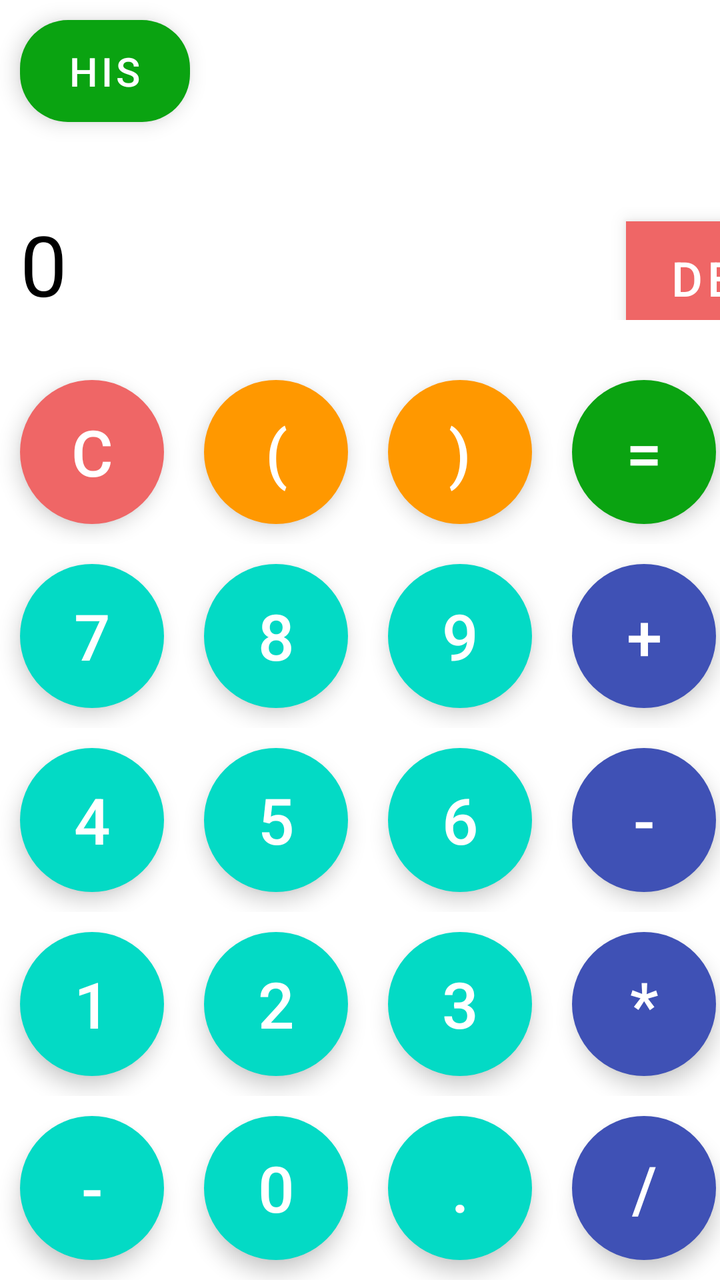
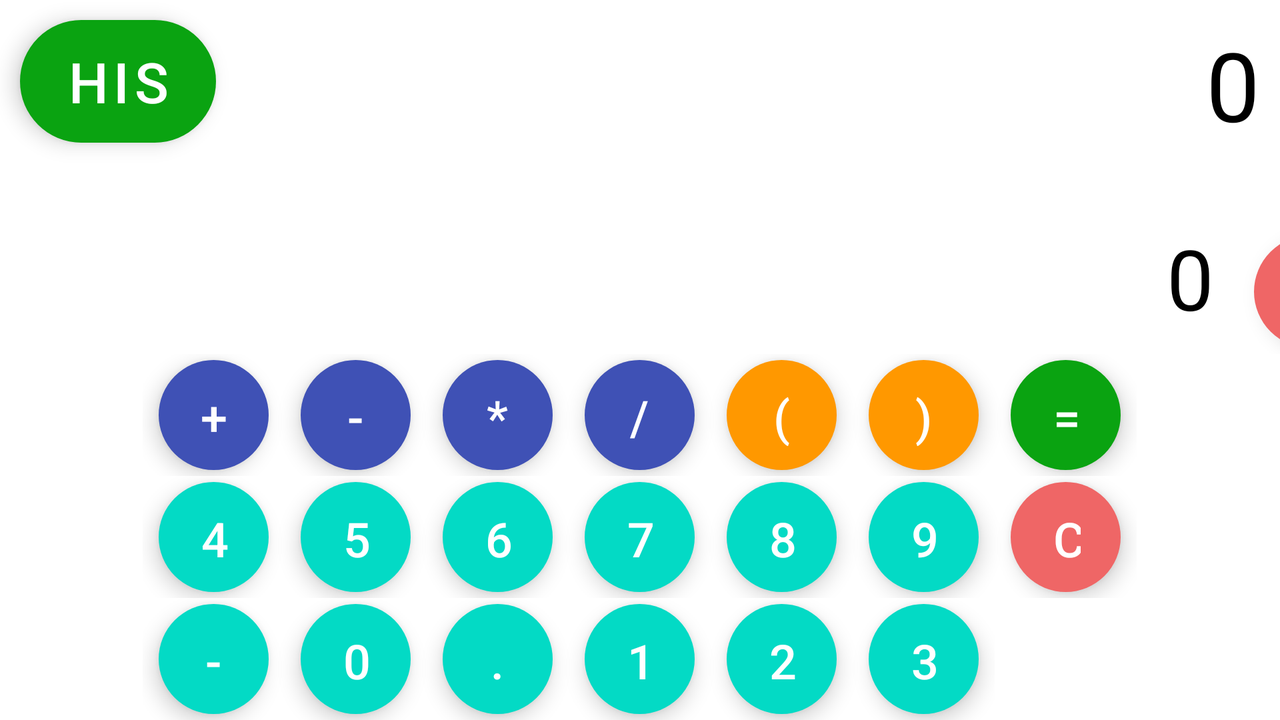

An Android layout and its configuration variant, each rendered on a device that would load it. The default file and the variant file are quoted in full after the pictures.
<!-- AndroidManifest.xml: application theme Theme.BasicCaltor -->
<!-- res/layout/activity_main.xml -->
<?xml version="1.0" encoding="utf-8"?>
<RelativeLayout xmlns:android="http://schemas.android.com/apk/res/android"
    xmlns:app="http://schemas.android.com/apk/res-auto"
    xmlns:tools="http://schemas.android.com/tools"
    android:layout_width="match_parent"
    android:layout_height="match_parent"
    tools:context=".MainActivity">

    <com.google.android.material.button.MaterialButton
        android:id="@+id/bthis"
        style="@style/Widget.MaterialComponents.ExtendedFloatingActionButton"
        android:layout_width="85dp"
        android:layout_height="wrap_content"
        android:layout_margin="10dp"
        android:text="HIS"
        android:textAlignment="center"
        android:textColor="@color/white"
        android:textSize="20dp"
        app:backgroundTint="#0AA311"
        app:cornerRadius="24dp" />

    <TextView
        android:id="@+id/txresult"
        android:layout_width="match_parent"
        android:layout_height="wrap_content"
        android:layout_below="@+id/bthis"
        android:layout_marginTop="10dp"
        android:text=""
        android:textAlignment="textEnd"
        android:textColor="@color/black"
        android:textSize="48dp" />


    <LinearLayout
        android:id="@+id/data"
        android:layout_width="match_parent"
        android:layout_height="wrap_content"
        android:layout_above="@+id/buttons_layout"
        android:layout_marginBottom="20dp"
        android:orientation="horizontal">

        <TextView
            android:id="@+id/txdata"
            android:layout_width="313dp"
            android:layout_height="wrap_content"
            android:lineSpacingMultiplier="2"
            android:paddingHorizontal="10dp"
            android:text="0"
            android:textAlignment="gravity"
            android:textColor="@color/black"
            android:textSize="42dp" />

        <com.google.android.material.button.MaterialButton
            android:id="@+id/btDel"
            style="@style/Widget.MaterialComponents.ExtendedFloatingActionButton"
            android:layout_width="92dp"
            android:layout_height="56dp"
            android:text="DEL"
            android:textColor="@color/white"
            android:textSize="24sp"
            app:backgroundTint="#EF6666" />
    </LinearLayout>

    <LinearLayout
        android:id="@+id/buttons_layout"
        android:layout_width="wrap_content"
        android:layout_height="wrap_content"
        android:layout_alignParentBottom="true"
        android:layout_centerHorizontal="true"
        android:orientation="vertical">

        <LinearLayout
            android:layout_width="wrap_content"
            android:layout_height="wrap_content"
            android:orientation="horizontal"
            android:layout_centerHorizontal="true">

            <com.google.android.material.button.MaterialButton
                android:id="@+id/btC"
                style="@style/Widget.MaterialComponents.ExtendedFloatingActionButton"
                android:layout_width="72dp"
                android:layout_height="72dp"
                android:layout_margin="10dp"
                android:text="C"
                android:textColor="@color/white"
                android:textSize="32dp"
                app:backgroundTint="#EF6666"
                app:cornerRadius="36dp" />

            <com.google.android.material.button.MaterialButton
                android:id="@+id/btOpenBracket"
                style="@style/Widget.MaterialComponents.ExtendedFloatingActionButton"
                android:layout_width="72dp"
                android:layout_height="72dp"
                android:layout_margin="10dp"
                android:text="("
                android:textColor="@color/white"
                android:textSize="32dp"
                app:backgroundTint="#FF9800"
                app:cornerRadius="36dp" />

            <com.google.android.material.button.MaterialButton
                android:id="@+id/btCloseBracket"
                style="@style/Widget.MaterialComponents.ExtendedFloatingActionButton"
                android:layout_width="72dp"
                android:layout_height="72dp"
                android:layout_margin="10dp"
                android:text=")"
                android:textColor="@color/white"
                android:textSize="32dp"
                app:backgroundTint="#FF9800"
                app:cornerRadius="36dp" />

            <com.google.android.material.button.MaterialButton
                android:id="@+id/btEqual"
                style="@style/Widget.MaterialComponents.ExtendedFloatingActionButton"
                android:layout_width="72dp"
                android:layout_height="72dp"
                android:layout_margin="10dp"
                android:text="="
                android:textColor="@color/white"
                android:textSize="32dp"
                app:backgroundTint="#0AA311"
                app:cornerRadius="36dp" />

        </LinearLayout>

        <LinearLayout
            android:layout_width="wrap_content"
            android:layout_height="wrap_content"
            android:orientation="horizontal"
            android:layout_centerHorizontal="true">

            <com.google.android.material.button.MaterialButton
                android:id="@+id/bt7"
                style="@style/Widget.MaterialComponents.ExtendedFloatingActionButton"
                android:layout_width="72dp"
                android:layout_height="72dp"
                android:layout_margin="10dp"
                android:text="7"
                android:textColor="@color/white"
                android:textSize="32dp"
                app:cornerRadius="36dp" />

            <com.google.android.material.button.MaterialButton
                android:id="@+id/bt8"
                style="@style/Widget.MaterialComponents.ExtendedFloatingActionButton"
                android:layout_width="72dp"
                android:layout_height="72dp"
                android:layout_margin="10dp"
                android:text="8"
                android:textColor="@color/white"
                android:textSize="32dp"
                app:cornerRadius="36dp" />

            <com.google.android.material.button.MaterialButton
                android:id="@+id/bt9"
                style="@style/Widget.MaterialComponents.ExtendedFloatingActionButton"
                android:layout_width="72dp"
                android:layout_height="72dp"
                android:layout_margin="10dp"
                android:text="9"
                android:textColor="@color/white"
                android:textSize="32dp"
                app:cornerRadius="36dp" />

            <com.google.android.material.button.MaterialButton
                android:id="@+id/btplus"
                style="@style/Widget.MaterialComponents.ExtendedFloatingActionButton"
                android:layout_width="72dp"
                android:layout_height="72dp"
                android:layout_margin="10dp"
                android:text="+"
                android:textColor="@color/white"
                android:textSize="32dp"
                app:backgroundTint="#3F51B5"
                app:cornerRadius="36dp" />

        </LinearLayout>

        <LinearLayout
            android:layout_width="wrap_content"
            android:layout_height="wrap_content"
            android:orientation="horizontal"
            android:layout_centerHorizontal="true">

            <com.google.android.material.button.MaterialButton
                android:id="@+id/bt4"
                style="@style/Widget.MaterialComponents.ExtendedFloatingActionButton"
                android:layout_width="72dp"
                android:layout_height="72dp"
                android:layout_margin="10dp"
                android:text="4"
                android:textColor="@color/white"
                android:textSize="32dp"
                app:cornerRadius="36dp" />

            <com.google.android.material.button.MaterialButton
                android:id="@+id/bt5"
                style="@style/Widget.MaterialComponents.ExtendedFloatingActionButton"
                android:layout_width="72dp"
                android:layout_height="72dp"
                android:layout_margin="10dp"
                android:text="5"
                android:textColor="@color/white"
                android:textSize="32dp"
                app:cornerRadius="36dp" />

            <com.google.android.material.button.MaterialButton
                android:id="@+id/bt6"
                style="@style/Widget.MaterialComponents.ExtendedFloatingActionButton"
                android:layout_width="72dp"
                android:layout_height="72dp"
                android:layout_margin="10dp"
                android:text="6"
                android:textColor="@color/white"
                android:textSize="32dp"
                app:cornerRadius="36dp" />

            <com.google.android.material.button.MaterialButton
                android:id="@+id/btminus"
                style="@style/Widget.MaterialComponents.ExtendedFloatingActionButton"
                android:layout_width="72dp"
                android:layout_height="72dp"
                android:layout_margin="10dp"
                android:text="-"
                android:textColor="@color/white"
                android:textSize="32dp"
                app:backgroundTint="#3F51B5"
                app:cornerRadius="36dp" />

        </LinearLayout>

        <LinearLayout
            android:layout_width="wrap_content"
            android:layout_height="wrap_content"
            android:orientation="horizontal"
            android:layout_centerHorizontal="true">

            <com.google.android.material.button.MaterialButton
                android:id="@+id/bt1"
                style="@style/Widget.MaterialComponents.ExtendedFloatingActionButton"
                android:layout_width="72dp"
                android:layout_height="72dp"
                android:layout_margin="10dp"
                android:text="1"
                android:textColor="@color/white"
                android:textSize="32dp"
                app:cornerRadius="36dp" />

            <com.google.android.material.button.MaterialButton
                android:id="@+id/bt2"
                style="@style/Widget.MaterialComponents.ExtendedFloatingActionButton"
                android:layout_width="72dp"
                android:layout_height="72dp"
                android:layout_margin="10dp"
                android:text="2"
                android:textColor="@color/white"
                android:textSize="32dp"
                app:cornerRadius="36dp" />

            <com.google.android.material.button.MaterialButton
                android:id="@+id/bt3"
                style="@style/Widget.MaterialComponents.ExtendedFloatingActionButton"
                android:layout_width="72dp"
                android:layout_height="72dp"
                android:layout_margin="10dp"
                android:text="3"
                android:textColor="@color/white"
                android:textSize="32dp"
                app:cornerRadius="36dp" />

            <com.google.android.material.button.MaterialButton
                android:id="@+id/btmulti"
                style="@style/Widget.MaterialComponents.ExtendedFloatingActionButton"
                android:layout_width="72dp"
                android:layout_height="72dp"
                android:layout_margin="10dp"
                android:text="*"
                android:textColor="@color/white"
                android:textSize="32dp"
                app:backgroundTint="#3F51B5"
                app:cornerRadius="36dp" />

        </LinearLayout>

        <LinearLayout
            android:layout_width="wrap_content"
            android:layout_height="wrap_content"
            android:orientation="horizontal"
            android:layout_centerHorizontal="true">

            <com.google.android.material.button.MaterialButton
                android:id="@+id/btneg"
                style="@style/Widget.MaterialComponents.ExtendedFloatingActionButton"
                android:layout_width="72dp"
                android:layout_height="72dp"
                android:layout_margin="10dp"
                android:text="-"
                android:textColor="@color/white"
                android:textSize="32dp"
                app:cornerRadius="36dp" />

            <com.google.android.material.button.MaterialButton
                android:id="@+id/bt0"
                style="@style/Widget.MaterialComponents.ExtendedFloatingActionButton"
                android:layout_width="72dp"
                android:layout_height="72dp"
                android:layout_margin="10dp"
                android:text="0"
                android:textColor="@color/white"
                android:textSize="32dp"
                app:cornerRadius="36dp" />

            <com.google.android.material.button.MaterialButton
                android:id="@+id/btdot"
                style="@style/Widget.MaterialComponents.ExtendedFloatingActionButton"
                android:layout_width="72dp"
                android:layout_height="72dp"
                android:layout_margin="10dp"
                android:text="."
                android:textColor="@color/white"
                android:textSize="32dp"
                app:cornerRadius="36dp" />

            <com.google.android.material.button.MaterialButton
                android:id="@+id/btdiv"
                style="@style/Widget.MaterialComponents.ExtendedFloatingActionButton"
                android:layout_width="72dp"
                android:layout_height="72dp"
                android:layout_margin="10dp"
                android:text="/"
                android:textColor="@color/white"
                android:textSize="32dp"
                app:backgroundTint="#3F51B5"
                app:cornerRadius="36dp" />

        </LinearLayout>

    </LinearLayout>

</RelativeLayout>
<!-- resources referenced by this layout -->
<resources>
  <style name="Theme.BasicCaltor" parent="Theme.MaterialComponents.DayNight.DarkActionBar">
          
          <item name="colorPrimary">@color/purple_500</item>
          <item name="colorPrimaryVariant">@color/purple_700</item>
          <item name="colorOnPrimary">@color/white</item>
          
          <item name="colorSecondary">@color/teal_200</item>
          <item name="colorSecondaryVariant">@color/teal_700</item>
          <item name="colorOnSecondary">@color/black</item>
          
          <item name="android:statusBarColor">?attr/colorPrimaryVariant</item>
          
      </style>
</resources>
<!-- res/layout-land/activity_main.xml (the repository's variant of the layout above) -->
<!-- drawn on the phone turned sideways -->
<?xml version="1.0" encoding="utf-8"?>
<RelativeLayout xmlns:android="http://schemas.android.com/apk/res/android"
    xmlns:app="http://schemas.android.com/apk/res-auto"
    xmlns:tools="http://schemas.android.com/tools"
    android:layout_width="match_parent"
    android:layout_height="match_parent"
    tools:context=".MainActivity">

    <com.google.android.material.button.MaterialButton
        android:id="@+id/bthis"
        style="@style/Widget.MaterialComponents.ExtendedFloatingActionButton"
        android:layout_width="98dp"
        android:layout_height="wrap_content"
        android:layout_marginStart="10dp"
        android:layout_marginTop="10dp"
        android:layout_marginEnd="10dp"
        android:layout_marginBottom="10dp"
        android:text="HIS"
        android:textAlignment="center"
        android:textColor="@color/white"
        android:textSize="28dp"
        app:backgroundTint="#0AA311"
        app:cornerRadius="36dp" />

    <TextView
        android:id="@+id/txresult"
        android:layout_width="597dp"
        android:layout_height="wrap_content"
        android:layout_alignParentTop="true"
        android:layout_alignParentRight="true"
        android:layout_marginStart="17dp"
        android:layout_marginTop="10dp"
        android:layout_marginEnd="10dp"
        android:layout_marginBottom="10dp"
        android:layout_toEndOf="@+id/bthis"
        android:text="0"
        android:textAlignment="textEnd"
        android:textColor="@color/black"
        android:textSize="48dp" />

    <LinearLayout
        android:layout_width="fill_parent"
        android:layout_height="wrap_content"
        android:layout_above="@+id/buttons_layout"
        android:orientation="horizontal">

        <TextView
            android:id="@+id/txdata"
            android:layout_width="597dp"
            android:layout_height="wrap_content"
            android:layout_margin="10dp"
            android:text="0"
            android:textAlignment="textEnd"
            android:textColor="@color/black"
            android:textSize="42dp" />

        <com.google.android.material.button.MaterialButton
            android:id="@+id/btDel"
            style="@style/Widget.MaterialComponents.ExtendedFloatingActionButton"
            android:layout_width="106dp"
            android:layout_height="wrap_content"
            android:layout_margin="10dp"
            android:text="DEL"
            android:textAlignment="center"
            android:textColor="@color/white"
            android:textSize="24dp"
            app:backgroundTint="#EF6666"
            app:cornerRadius="36dp" />

    </LinearLayout>

    <LinearLayout
        android:id="@+id/buttons_layout"
        android:layout_width="wrap_content"
        android:layout_height="wrap_content"
        android:layout_centerHorizontal="true"
        android:layout_alignParentBottom="true"
        android:orientation="vertical">

        <LinearLayout
            android:layout_width="wrap_content"
            android:layout_height="wrap_content"
            android:orientation="horizontal">

            <com.google.android.material.button.MaterialButton
                android:id="@+id/btplus"
                style="@style/Widget.MaterialComponents.ExtendedFloatingActionButton"
                android:layout_width="55dp"
                android:layout_height="55dp"
                android:layout_marginHorizontal="8dp"
                android:layout_marginVertical="3dp"
                android:textSize="24dp"
                android:text="+"
                android:textColor="@color/white"
                app:backgroundTint="#3F51B5"
                app:cornerRadius="36dp" />
            <com.google.android.material.button.MaterialButton
                android:id="@+id/btminus"
                style="@style/Widget.MaterialComponents.ExtendedFloatingActionButton"
                android:layout_width="55dp"
                android:layout_height="55dp"
                android:layout_marginHorizontal="8dp"
                android:layout_marginVertical="3dp"
                android:textSize="24dp"
                android:text="-"
                android:textColor="@color/white"
                app:backgroundTint="#3F51B5"
                app:cornerRadius="36dp" />

            <com.google.android.material.button.MaterialButton
                android:id="@+id/btmulti"
                style="@style/Widget.MaterialComponents.ExtendedFloatingActionButton"
                android:layout_width="55dp"
                android:layout_height="55dp"
                android:layout_marginHorizontal="8dp"
                android:layout_marginVertical="3dp"
                android:textSize="24dp"
                android:text="*"
                android:textColor="@color/white"
                app:backgroundTint="#3F51B5"
                app:cornerRadius="36dp" />

            <com.google.android.material.button.MaterialButton
                android:id="@+id/btdiv"
                style="@style/Widget.MaterialComponents.ExtendedFloatingActionButton"
                android:layout_width="55dp"
                android:layout_height="55dp"
                android:layout_marginHorizontal="8dp"
                android:layout_marginVertical="3dp"
                android:textSize="24dp"
                android:text="/"
                android:textColor="@color/white"
                app:backgroundTint="#3F51B5"
                app:cornerRadius="36dp" />

            <com.google.android.material.button.MaterialButton
                android:id="@+id/btOpenBracket"
                style="@style/Widget.MaterialComponents.ExtendedFloatingActionButton"
                android:layout_width="55dp"
                android:layout_height="55dp"
                android:layout_marginHorizontal="8dp"
                android:layout_marginVertical="3dp"
                android:textSize="24dp"
                android:text="("
                android:textColor="@color/white"
                app:backgroundTint="#FF9800"
                app:cornerRadius="36dp" />

            <com.google.android.material.button.MaterialButton
                android:id="@+id/btCloseBracket"
                style="@style/Widget.MaterialComponents.ExtendedFloatingActionButton"
                android:layout_width="55dp"
                android:layout_height="55dp"
                android:layout_marginHorizontal="8dp"
                android:layout_marginVertical="3dp"
                android:textSize="24dp"
                android:text=")"
                android:textColor="@color/white"
                app:backgroundTint="#FF9800"
                app:cornerRadius="36dp" />

            <com.google.android.material.button.MaterialButton
                android:id="@+id/btEqual"
                style="@style/Widget.MaterialComponents.ExtendedFloatingActionButton"
                android:layout_width="55dp"
                android:layout_height="55dp"
                android:layout_marginHorizontal="8dp"
                android:layout_marginVertical="3dp"
                android:textSize="24dp"
                android:text="="
                android:textColor="@color/white"
                app:backgroundTint="#0AA311"
                app:cornerRadius="36dp" />
        </LinearLayout>

        <LinearLayout
            android:layout_width="wrap_content"
            android:layout_height="match_parent"
            android:orientation="horizontal">

            <com.google.android.material.button.MaterialButton
                android:id="@+id/bt4"
                style="@style/Widget.MaterialComponents.ExtendedFloatingActionButton"
                android:layout_width="55dp"
                android:layout_height="55dp"
                android:layout_marginHorizontal="8dp"
                android:layout_marginVertical="3dp"
                android:textSize="24dp"
                android:text="4"
                android:textColor="@color/white"
                app:cornerRadius="36dp" />
            <com.google.android.material.button.MaterialButton
                android:id="@+id/bt5"
                style="@style/Widget.MaterialComponents.ExtendedFloatingActionButton"
                android:layout_width="55dp"
                android:layout_height="55dp"
                android:layout_marginHorizontal="8dp"
                android:layout_marginVertical="3dp"
                android:textSize="24dp"
                android:text="5"
                android:textColor="@color/white"
                app:cornerRadius="36dp" />

            <com.google.android.material.button.MaterialButton
                android:id="@+id/bt6"
                style="@style/Widget.MaterialComponents.ExtendedFloatingActionButton"
                android:layout_width="55dp"
                android:layout_height="55dp"
                android:layout_marginHorizontal="8dp"
                android:layout_marginVertical="3dp"
                android:textSize="24dp"
                android:text="6"
                android:textColor="@color/white"
                app:cornerRadius="36dp" />

            <com.google.android.material.button.MaterialButton
                android:id="@+id/bt7"
                style="@style/Widget.MaterialComponents.ExtendedFloatingActionButton"
                android:layout_width="55dp"
                android:layout_height="55dp"
                android:layout_marginHorizontal="8dp"
                android:layout_marginVertical="3dp"
                android:textSize="24dp"
                android:text="7"
                android:textColor="@color/white"
                app:cornerRadius="36dp" />

            <com.google.android.material.button.MaterialButton
                android:id="@+id/bt8"
                style="@style/Widget.MaterialComponents.ExtendedFloatingActionButton"
                android:layout_width="55dp"
                android:layout_height="55dp"
                android:layout_marginHorizontal="8dp"
                android:layout_marginVertical="3dp"
                android:textSize="24dp"
                android:text="8"
                android:textColor="@color/white"
                app:cornerRadius="36dp" />

            <com.google.android.material.button.MaterialButton
                android:id="@+id/bt9"
                style="@style/Widget.MaterialComponents.ExtendedFloatingActionButton"
                android:layout_width="55dp"
                android:layout_height="55dp"
                android:layout_marginHorizontal="8dp"
                android:layout_marginVertical="3dp"
                android:textSize="24dp"
                android:text="9"
                android:textColor="@color/white"
                app:cornerRadius="36dp" />

            <com.google.android.material.button.MaterialButton
                android:id="@+id/btC"
                style="@style/Widget.MaterialComponents.ExtendedFloatingActionButton"
                android:layout_width="55dp"
                android:layout_height="55dp"
                android:layout_marginHorizontal="8dp"
                android:layout_marginVertical="3dp"
                android:textSize="24dp"
                android:text="C"
                android:textColor="@color/white"
                app:backgroundTint="#EF6666"
                app:cornerRadius="36dp" />
        </LinearLayout>

        <LinearLayout
            android:layout_width="wrap_content"
            android:layout_height="match_parent"
            android:orientation="horizontal">


            <com.google.android.material.button.MaterialButton
                android:id="@+id/btneg"
                style="@style/Widget.MaterialComponents.ExtendedFloatingActionButton"
                android:layout_width="55dp"
                android:layout_height="55dp"
                android:layout_marginHorizontal="8dp"
                android:layout_marginVertical="3dp"
                android:textSize="24dp"
                android:text="-"
                android:textColor="@color/white"
                app:cornerRadius="36dp" />
            <com.google.android.material.button.MaterialButton
                android:id="@+id/bt0"
                style="@style/Widget.MaterialComponents.ExtendedFloatingActionButton"
                android:layout_width="55dp"
                android:layout_height="55dp"
                android:layout_marginHorizontal="8dp"
                android:layout_marginVertical="3dp"
                android:textSize="24dp"
                android:text="0"
                android:textColor="@color/white"
                app:cornerRadius="36dp" />

            <com.google.android.material.button.MaterialButton
                android:id="@+id/btdot"
                style="@style/Widget.MaterialComponents.ExtendedFloatingActionButton"
                android:layout_width="55dp"
                android:layout_height="55dp"
                android:layout_marginHorizontal="8dp"
                android:layout_marginVertical="3dp"
                android:textSize="24dp"
                android:text="."
                android:textColor="@color/white"
                app:cornerRadius="36dp" />

            <com.google.android.material.button.MaterialButton
                android:id="@+id/bt1"
                style="@style/Widget.MaterialComponents.ExtendedFloatingActionButton"
                android:layout_width="55dp"
                android:layout_height="55dp"
                android:layout_marginHorizontal="8dp"
                android:layout_marginVertical="3dp"
                android:textSize="24dp"
                android:text="1"
                android:textColor="@color/white"
                app:cornerRadius="36dp" />

            <com.google.android.material.button.MaterialButton
                android:id="@+id/bt2"
                style="@style/Widget.MaterialComponents.ExtendedFloatingActionButton"
                android:layout_width="55dp"
                android:layout_height="55dp"
                android:layout_marginHorizontal="8dp"
                android:layout_marginVertical="3dp"
                android:textSize="24dp"
                android:text="2"
                android:textColor="@color/white"
                app:cornerRadius="36dp" />

            <com.google.android.material.button.MaterialButton
                android:id="@+id/bt3"
                style="@style/Widget.MaterialComponents.ExtendedFloatingActionButton"
                android:layout_width="55dp"
                android:layout_height="55dp"
                android:layout_marginHorizontal="8dp"
                android:layout_marginVertical="3dp"
                android:textSize="24dp"
                android:text="3"
                android:textColor="@color/white"
                app:cornerRadius="36dp" />

        </LinearLayout>


    </LinearLayout>


</RelativeLayout>
